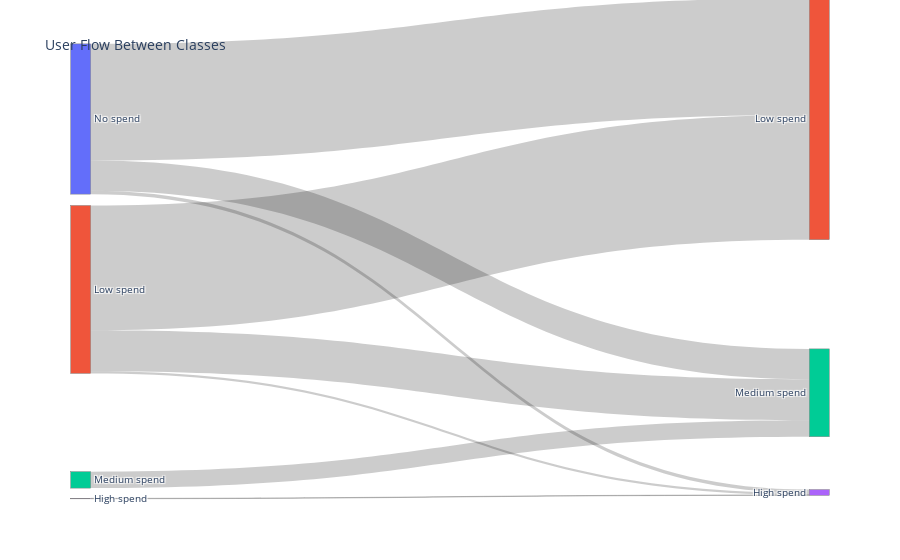

Notebook code for this chart:
### Code cell
fig, data = da.plot_paying_customers_flow(days_limit=60, early_limit=7, spending_breaks={'No spend': 0, 'Low spend': 10, 'Medium spend': 100, 'High spend': 99999})
fig

### Figure 1 — Plotly figure (JSON) as saved in the notebook; plotly's stock layout.template omitted (floating-point values rounded to 4 significant figures)
{"data": [{"link": {"source": [0, 0, 0, 1, 1, 1, 2, 3], "target": [5, 6, 7, 5, 7, 6, 6, 7], "value": [0.348, 0.09069, 0.009804, 0.3725, 0.006127, 0.1225, 0.04902, 0.001225]}, "node": {"color": ["#636EFA", "#EF553B", "#00CC96", "#AB63FA", "#636EFA", "#EF553B", "#00CC96", "#AB63FA"], "label": ["No spend", "Low spend", "Medium spend", "High spend", "No spend", "Low spend", "Medium spend", "High spend"], "line": {"color": "grey", "width": 0.5}, "pad": 15, "thickness": 20, "x": [0.001, 0.001, 0.001, 0.001, 0.999, 0.999, 0.999, 0.999], "y": [0.05, 0.4985, 0.9998, 1.049, 0.05, 0.7706, 1.033]}, "type": "sankey"}], "layout": {"font": {"size": 10}, "title": {"text": "User Flow Between Classes"}}}
